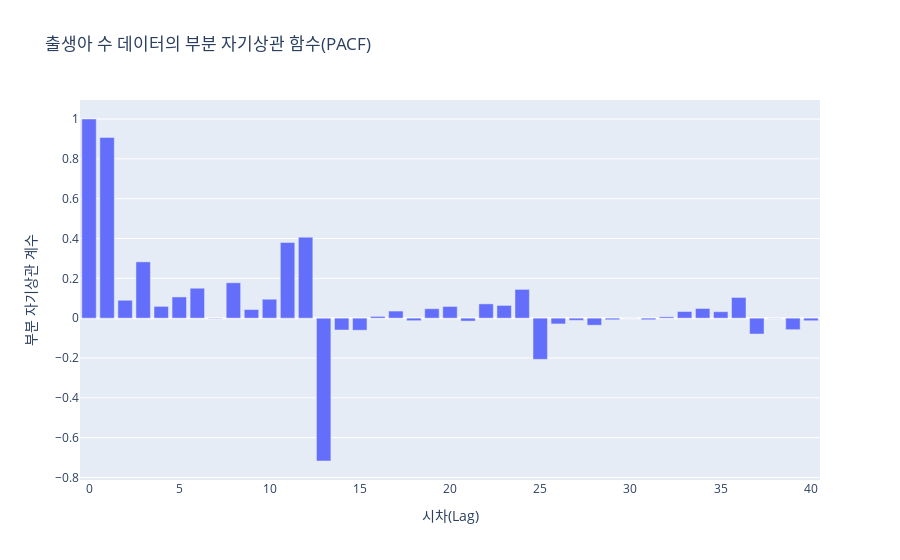

The notebook cell saved with this chart:
### Markdown cell above
---

## 3. 부분 자기상관 함수 (PACF: Partial Autocorrelation Function)

### 💡 개념 (Concept)

**부분 자기상관(Partial Autocorrelation)** 은 두 시점 간의 '순수한' 상관관계를 측정합니다. 

예를 들어, 오늘의 주가($Y_t$)와 그저께 주가($Y_{t-2}$) 사이의 관계를 볼 때, 중간에 있는 어제($Y_{t-1}$)의 영향을 제거하고 남은 직접적인 상관관계만을 측정합니다.

자기상관만을 사용할 때, 특정 시간 지연에서의 상관 관계가 그 이전 시간 지연들의 영향을 받게 됩니다.

부분 자기상관은 특정 시간 지연 $k$에서의 상관 관계를 측정할 때, <font color="yellow">그 사이에 있는 다른 모든 시간 지연의 영향을 제거한 후</font>의 상관 관계를 측정합니다.

예를 들어, 오늘의 주식 가격이 어제의 가격과, 그제의 가격과 모두 관련이 있을 때, 

단순 자기상관으로는 그 관계를 명확히 이해하기 어렵죠.

부분 자기상관은 이러한 <font color="yellow">간접적인 영향을 제거하여 직접적인 상관 관계를 측정</font>합니다.

### 💡 수학적 계산원리
- [Yule-Walker 방정식](https://en.wikipedia.org/wiki/Autoregressive_model#Calculation_of_the_AR_parameters)의 비재귀적 방식 이용
- [토플리츠 대각선 상수 행렬](https://en.wikipedia.org/wiki/Toeplitz_matrix)과 [레빈슨-더빈 재귀 알고리즘](https://en.wikipedia.org/wiki/Levinson_recursion)으로 연산

- pacf 함수를 사용하여 간단히 계산 가능.

    - 1차 자기상관(\(k=1\))을 구한 후,

    - 2차 자기상관(\(k=2\))에서는 1차 자기상관의 영향을 제거하고,
    - 3차 자기상관(\(k=3\))에서는 1차와 2차 자기상관의 영향을 제거하는 방식.


**PACF** 는 시계열 모델, 특히 **AR(자기회귀) 모델** 의 차수(p)를 결정하는 데 매우 중요한 역할을 합니다.

* **ACF vs PACF**:
  
    * ACF: $Y_t$와 $Y_{t-k}$ 사이의 **모든(직간접적인) 관계**를 포함합니다.
    * PACF: $Y_t$와 $Y_{t-k}$ 사이에서 중간 시점들($Y_{t-1}, ..., Y_{t-k+1}$)의 영향을 **제거한 직접적인 관계**만을 측정합니다.

### 💻 예시 코드 (Example Code)

`statsmodels`로 PACF 값을 계산하고, `plotly`로 시각화합니다.

### Code cell
import pandas as pd
import numpy as np
import plotly.graph_objects as go
from statsmodels.tsa.stattools import pacf

# 예시 데이터 (월별 출생아 수)
# (위 1번 섹션에서 df_birth가 로드되었다고 가정)
series = df_birth['출생아수'].dropna()

# PACF 계산
pacf_values = pacf(series, nlags=40, method='ywm') # Yule-Walker method

# Plotly를 사용한 PACF 플롯 생성
fig = go.Figure()

# PACF 막대그래프
fig.add_trace(go.Bar(
    x=np.arange(len(pacf_values)),
    y=pacf_values,
    name='PACF'
))

fig.update_layout(
    title='출생아 수 데이터의 부분 자기상관 함수(PACF)',
    xaxis_title='시차(Lag)',
    yaxis_title='부분 자기상관 계수'
)
fig.show()

### Figure 1 — Plotly figure (JSON) as saved in the notebook; plotly's stock layout.template omitted (floating-point values rounded to 4 significant figures)
{"data": [{"name": "PACF", "type": "bar", "x": [0, 1, 2, 3, 4, 5, 6, 7, 8, 9, 10, 11, 12, 13, 14, 15, 16, 17, 18, 19, 20, 21, 22, 23, 24, 25, 26, 27, 28, 29, 30, 31, 32, 33, 34, 35, 36, 37, 38, 39, 40], "y": [1.0, 0.9076, 0.08993, 0.2826, 0.05917, 0.1065, 0.1503, -0.0023, 0.1776, 0.04315, 0.0951, 0.3797, 0.4066, -0.7173, -0.05959, -0.06067, 0.008761, 0.03558, -0.01277, 0.04739, 0.05881, -0.0147, 0.07166, 0.06393, 0.1444, -0.2068, -0.02909, -0.01104, -0.03551, -0.008124, 0.0003291, -0.008077, 0.006556, 0.03327, 0.04857, 0.03238, 0.1039, -0.07977, -0.0009329, -0.05791, -0.013]}], "layout": {"title": {"text": "출생아 수 데이터의 부분 자기상관 함수(PACF)"}, "xaxis": {"title": {"text": "시차(Lag)"}}, "yaxis": {"title": {"text": "부분 자기상관 계수"}}}}
